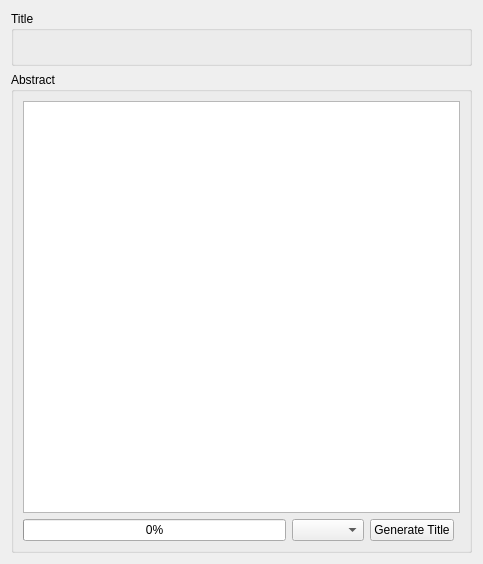
<?xml version="1.0" encoding="UTF-8"?>
<ui version="4.0">
 <class>Form</class>
 <widget class="QWidget" name="Form">
  <property name="geometry">
   <rect>
    <x>0</x>
    <y>0</y>
    <width>483</width>
    <height>564</height>
   </rect>
  </property>
  <property name="windowTitle">
   <string>Form</string>
  </property>
  <layout class="QGridLayout" name="gridLayout">
   <item row="1" column="0">
    <widget class="QGroupBox" name="groupBox">
     <property name="title">
      <string>Abstract</string>
     </property>
     <layout class="QGridLayout" name="gridLayout_2">
      <item row="5" column="0">
       <widget class="QProgressBar" name="progressBar">
        <property name="value">
         <number>0</number>
        </property>
       </widget>
      </item>
      <item row="5" column="2">
       <widget class="QPushButton" name="pushButton_enter">
        <property name="text">
         <string>Generate Title</string>
        </property>
       </widget>
      </item>
      <item row="4" column="0" colspan="4">
       <widget class="QTextEdit" name="textEdit_abstract">
        <property name="autoFormatting">
         <set>QTextEdit::AutoAll</set>
        </property>
        <property name="lineWrapMode">
         <enum>QTextEdit::WidgetWidth</enum>
        </property>
        <property name="lineWrapColumnOrWidth">
         <number>22</number>
        </property>
        <property name="acceptRichText">
         <bool>true</bool>
        </property>
       </widget>
      </item>
      <item row="5" column="1">
       <widget class="QComboBox" name="comboBox_modelType"/>
      </item>
     </layout>
    </widget>
   </item>
   <item row="0" column="0">
    <widget class="QGroupBox" name="groupBox_2">
     <property name="title">
      <string>Title</string>
     </property>
     <layout class="QHBoxLayout" name="horizontalLayout_2">
      <item>
       <widget class="QLabel" name="label_title">
        <property name="text">
         <string/>
        </property>
        <property name="wordWrap">
         <bool>true</bool>
        </property>
       </widget>
      </item>
     </layout>
    </widget>
   </item>
  </layout>
 </widget>
 <resources/>
 <connections/>
</ui>
